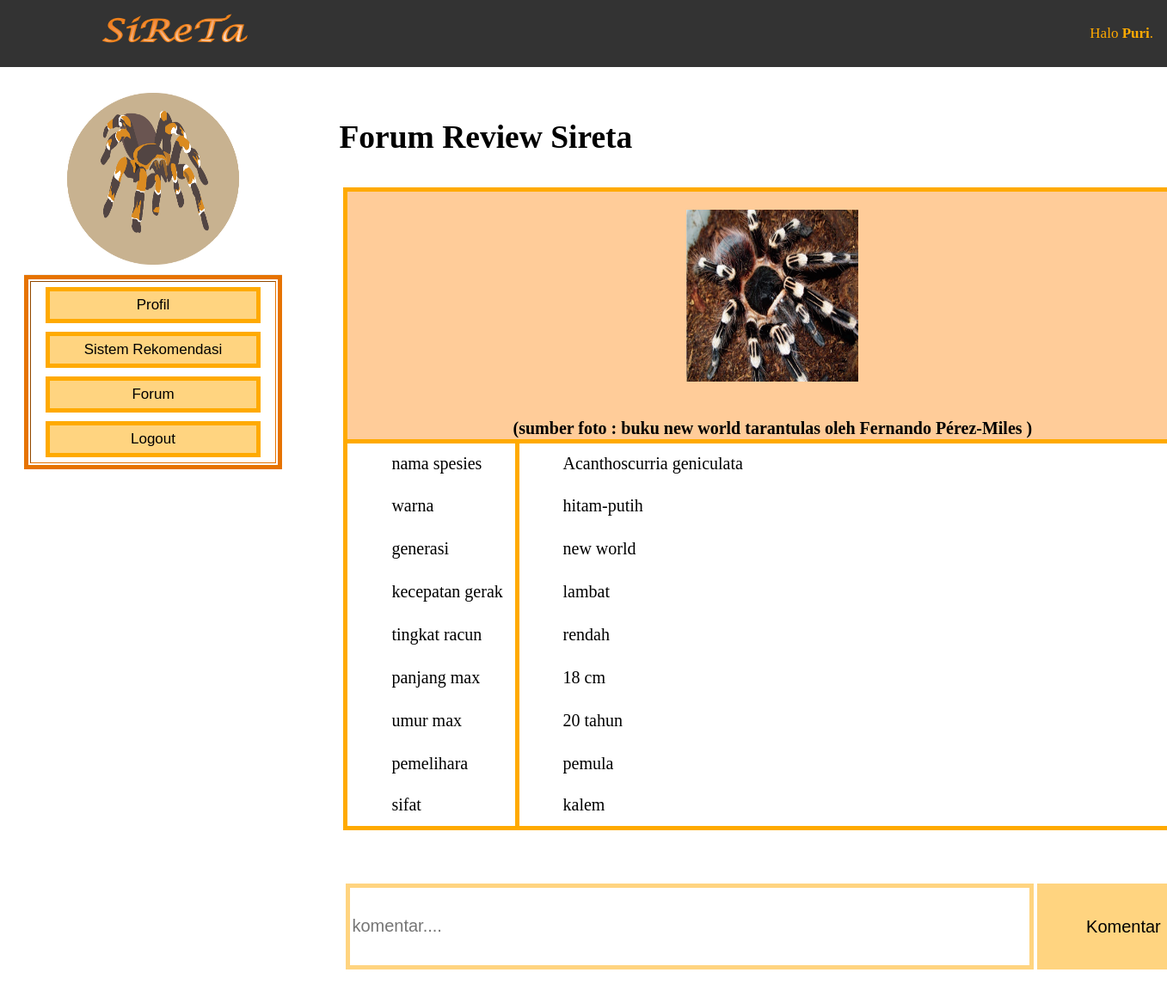
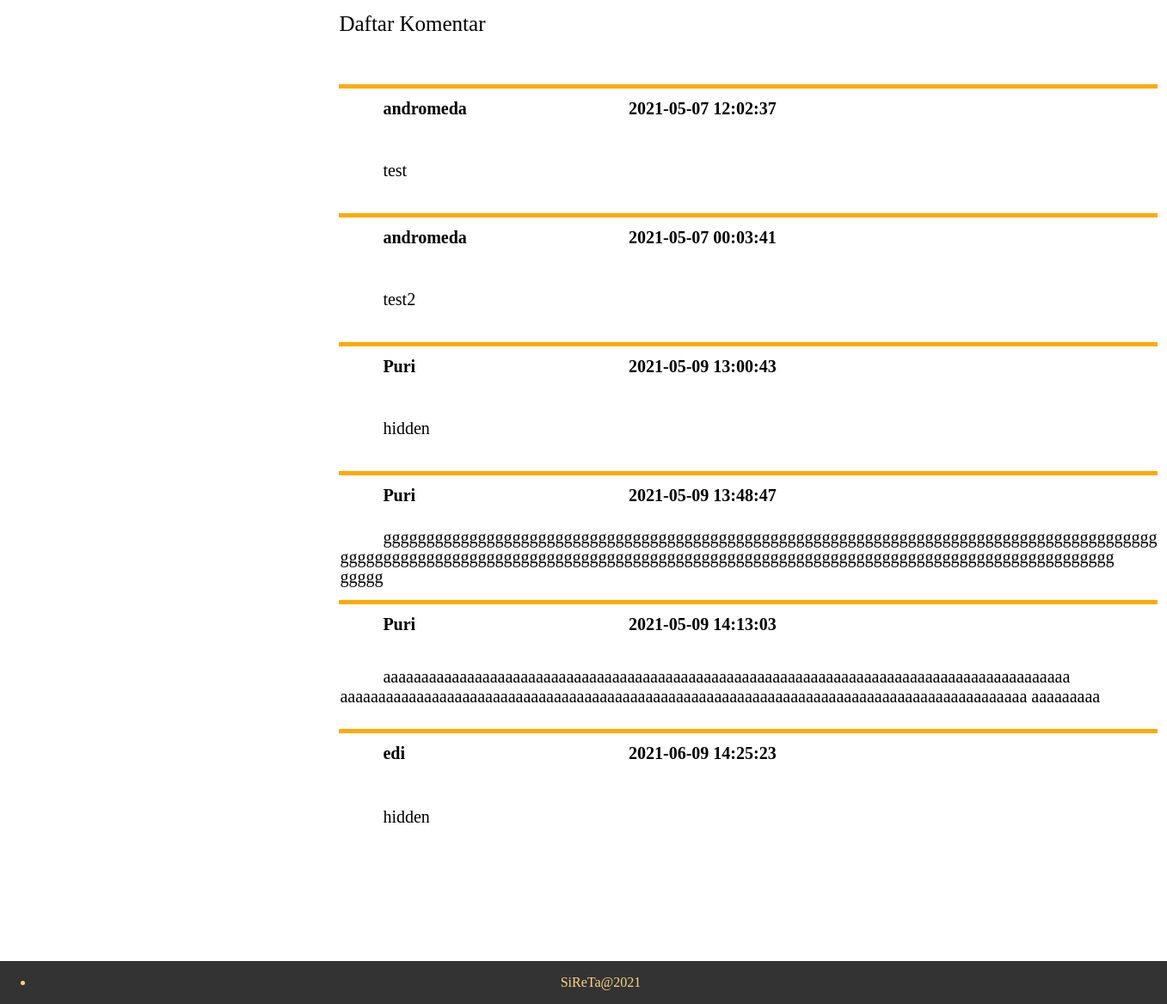
The app's page /user/Detail.php?id_tartul=1 (signed in) with its own data (2 pictures, top to bottom).
### tables this page shows
CREATE TABLE `user` (
  `id_user` int(10) NOT NULL,
  `nama` varchar(50) NOT NULL,
  `username` varchar(20) NOT NULL,
  `password` varchar(10) NOT NULL,
  `level` enum('Admin','User') NOT NULL,
  `kota` varchar(20) NOT NULL,
  `jenis_pemelihara` varchar(20) NOT NULL
);

CREATE TABLE `tarantula` (
  `id_tartul` int(10) NOT NULL,
  `nama_spesies` varchar(100) NOT NULL,
  `foto` varchar(100) NOT NULL,
  `src_foto` varchar(100) NOT NULL,
  `warna` varchar(50) NOT NULL,
  `generasi` varchar(15) NOT NULL,
  `kecepatan` varchar(10) NOT NULL,
  `racun` varchar(10) NOT NULL,
  `umur` int(5) NOT NULL,
  `panjang` int(5) NOT NULL,
  `pemelihara` varchar(15) NOT NULL,
  `sifat` varchar(10) NOT NULL
);

CREATE TABLE `komentar` (
  `id_komen` int(100) NOT NULL,
  `id_user` int(10) NOT NULL,
  `nama` varchar(50) NOT NULL,
  `komentar` text NOT NULL,
  `id_tartul` int(10) NOT NULL,
  `tanggal` timestamp NOT NULL DEFAULT CURRENT_TIMESTAMP ON UPDATE CURRENT_TIMESTAMP
);

### user/detail.php (the view, shortened to what this page needs)
<?php include 'header.php'; ?>
	<div class="kanan2">
		<h2 >Forum Review Sireta</h2>
        <?php
            $id_tartul=mysqli_real_escape_string($koneksi,$_GET['id_tartul']);
            $aaa=mysqli_query($koneksi,"select * from tarantula where id_tartul='$id_tartul'")or die(mysqli_error());
            while($a=mysqli_fetch_array($aaa)){
        ?>
        <form  enctype="multipart/form-data" style="padding : 5px;">
            <table class="tableforum">
                <tr>
                    <th colspan="2" class="tartulimg"><img  class="tartul2" src="../image/tartul/<?php echo $a['foto']?>">
                    <br> <a>(sumber foto : <?php echo $a['src_foto'] ?> )<a>
                </tr>
                <tr height="50px">
                    <td class="tartulleft">nama spesies</td>
                    <td class="tartulleft1"><?php echo $a['nama_spesies'] ?></td>
                </tr>
                <tr height="50px">
                    <td class="tartulleft">warna</td>
                    <td  class="tartulleft1"><?php echo $a['warna'] ?></td>
                </tr>
                <tr height="50px">
                    <td class="tartulleft">generasi</td>
                    <td  class="tartulleft1"><?php echo $a['generasi'] ?></td>
                </tr>
                <tr height="50px">
                    <td class="tartulleft">kecepatan gerak</td>
                    <td  class="tartulleft1"><?php echo $a['kecepatan'] ?></td>
                </tr>
                <tr height="50px">
                    <td class="tartulleft">tingkat racun</td>
                    <td  class="tartulleft1"><?php echo $a['racun'] ?></td>
                </tr>
                <tr height="50px">
                    <td class="tartulleft">panjang max</td>
                    <td  class="tartulleft1"><?php echo $a['panjang'] ?> cm</td>
                </tr>
                <tr height="50px">
                    <td class="tartulleft">umur max</td>
                    <td class="tartulleft1"><?php echo $a['umur'] ?> tahun</td>
                </tr>
                <tr height="50px">
                    <td class="tartulleft">pemelihara</td>
                    <td class="tartulleft1"><?php echo $a['pemelihara'] ?></td>
                </tr>
                <tr height="50px">
                    <td class="tartulleft">sifat</td>
                    <td class="tartulleft1"><?php echo $a['sifat'] ?></td>
                </tr>
            </table>
        </form>
        <form method="POST" action="../function/tbh_komentar_user.php" style="padding : 5px;">
            <table class="komentar">
            <tr >
                    <td><input type="hidden"  name="id_tartul" value="<?php echo $a['id_tartul'] ?>" readonly>
                        <?php
                        }
                        $user=mysqli_query($koneksi,"select * from user where username ='$username' ");
                        while($u=mysqli_fetch_array($user)){
                        ?>
                    </td>
                    <?php
                    }
                    ?>
                </tr>
            <tr >
                    <td class="komen1"><input type="textarea" placeholder="komentar...." name="komentar" required></td>
                    <td class="komen"><input type="submit" value="Komentar" ></td>
                </tr>
            </table>
        </form>
        <table class="tablekomen" >
        <a>Daftar Komentar</a> <br><br><br>
            <?php
                $komentar=mysqli_query($koneksi,"select * from komentar where id_tartul ='$id_tartul' ");
            while($k=mysqli_fetch_array($komentar)){
                $komen = $k['komentar'];
                $wrap_komen = wordwrap($komen, 90, "\n", TRUE);
            ?>
                <tr  class="komen1">
                    <th width="30%"><?php echo $k['nama'] ?></th>
                    <th width="70%"><?php echo $k['tanggal'] ?></th>
                </tr>
                <tr class="komen2" width="100%" >
                    <td colspan="2"><?php echo $wrap_komen ?></td>
                </tr>
            <?php } ?>
        </table>
    <br><br><br><br><br><br>
    </div>
<?php include 'footer.php';?>

### user/header.php (shortened to what this page needs)
<html>
<head>
	<link rel="stylesheet" type="text/css" href="../css/tartul.css">
</head>
<body>
	<?php
		include '../function/koneksi.php';
		$username = $_SESSION['username'];
	?>
	<?php
        $user=mysqli_query($koneksi,"select * from user where username ='$username' ");
    	while($u=mysqli_fetch_array($user)){
    ?>
        <div class="topnav">
		  <a><img class="tulisan" src="../image/based/sireta.png"></a>
		  <div class="login-container">
                <a>Halo <b><?php echo $u['nama']; ?></b>.</a>
		  </div>
		</div>
	<?php } ?>
		<div class="container" style="margin:8% auto;">
				<div class="kiri2">
                   <div >
				   <table border="5" width="300px" height="200px" style="text-align :center; border: none;border-collapse: collapse;">
				   <tr><td class="logokiri">
					   <img class="logo" src="../image/based/logo.png" onclick= "location.href='user.php'">
				   </td></tr>
					</table>
                   <table border="5" width="300px" height="200px" style="text-align :center; border: 5px solid #e67300;">
				   <tr><td>
				   		<button onclick= "location.href='Profil_user.php'">Profil</button>
						<button onclick= "location.href='Sr.php'">Sistem Rekomendasi</button>
						<button onclick= "location.href='forum.php'">Forum</button>
						<button onclick= "location.href='../function/logout.php'">Logout</button>
					</td></tr>
					</table>
					</div>
				</div>

### css/tartul.css (style rules this page uses)
img.tulisan { padding-left: 100px; width: 200px; height: 50px; }
img.tartul2 { width: 200px; height: 200px; margin-left: AUTO; margin-right: auto; display:block; margin-top: 20px; margin-bottom: 20px; }
img.logo { width: 200px; height: 200px; margin-left: AUTO; margin-right: auto; display:block; padding-bottom: 10px; cursor: pointer; }
.topnav { background-color: #333; overflow: hidden; position: fixed; left: 0; top: 0; width: 100%; }
.topnav a { float: left; text-align: center; padding: 14px 16px; text-decoration: none; font-size: 17px; color : #ffaa00; }
.topnav .login-container { padding-top: 15px; float: right; }
.container .kanan2 { text-align : left; font-size : 25px; float: right; height: 100%; width: 60%; padding-Right : 150px; }
.container .kiri2 { text-align : center; float: left; height: 100%; width: 25%; padding-left : 20px; }
.container input[type=submit] { padding: 6px; margin-top: 8px; font-size: 17px; border: 2px solid #ffd480; width: 200px; background: #ffd480; cursor: pointer; }
.container .kiri2 button { padding: 6px; margin-top: 5px; margin-bottom: 5px; font-size: 17px; border: 5px solid #ffaa00; width: 250px; background: #ffd480; cursor: pointer; }
.tableforum { border-top: 5px solid #ffaa00; border-left: 5px solid #ffaa00; border-bottom : 5px solid #ffaa00; border-collapse: collapse; width: 1000px; height:150px; font-size: 20px; }
.tartulleft { width: 20%; text-indent: 50px; border-right: 5px solid #ffaa00; }
.tartulleft1 { width: 80%; text-indent: 50px; border-right: 5px solid #ffaa00; }
.tartulimg { width: 80%; text-indent: 50px; border-right: 5px solid #ffaa00; border-bottom: 5px solid #ffaa00; background-color : #ffcc99; }
.logokiri { border-right: none; border-left: none; border-top: none }
.komentar { width: 1000px; height:150px; font-size: 20px; }
.komen { width: 20%; }
.komen1 { width: 80%; }
.komentar input[type=textarea] { font-size: 20px; border: 5px solid #ffd480; width: 800px; height: 100px; }
.komentar input[type=submit] { margin-top: 1px; font-size: 20px; border: 5px solid #ffd480; width: 200px; height: 100px; background: #ffd480; cursor: pointer; }
.tablekomen { border-top: 5px solid #ffaa00; width: 1000px; height:150px; font-size: 20px; padding : 15px; border-collapse: collapse; max-width: 100%; }
.tablekomen .komen1 { height: 50px; text-align: left; border-top: 5px solid #ffaa00; border-collapse: collapse; text-indent: 50px; }
.tablekomen .komen2 { text-align: left; height: 100px; text-indent: 50px; }

### records on screen
user: nama "Puri"
tarantula: foto (picture), src_foto "buku new world tarantulas oleh Fernando Pérez-Miles", nama_spesies "Acanthoscurria geniculata", warna "hitam-putih", generasi "new world", kecepatan "lambat", racun "rendah", panjang "18", umur "20", pemelihara "pemula", sifat "kalem"
komentar: nama "andromeda", tanggal "2021-05-07 12:02:37", komentar "test"
komentar: nama "andromeda", tanggal "2021-05-07 00:03:41", komentar "test2"
komentar: nama "Puri", tanggal "2021-05-09 13:00:43", komentar "hidden"
komentar: nama "Puri", tanggal "2021-05-09 13:48:47", komentar "gggggggggggggggggggggggggggggggggggggggggggggggggggggggggggggggggggggggggggggggggggggggggg gggggggggggggggggggggggggggggggggggggggggggggggggggggggggggggggggggggggggggggggggggggggggg ggggg"
komentar: nama "Puri", tanggal "2021-05-09 14:13:03", komentar "aaaaaaaaaaaaaaaaaaaaaaaaaaaaaaaaaaaaaaaaaaaaaaaaaaaaaaaaaaaaaaaaaaaaaaaaaaaaaaaaaaaaaaaaaa aaaaaaaaaaaaaaaaaaaaaaaaaaaaaaaaaaaaaaaaaaaaaaaaaaaaaaaaaaaaaaaaaaaaaaaaaaaaaaaaaaaaaaaaaa aaaaaaaaa"
komentar: nama "edi", tanggal "2021-06-09 14:25:23", komentar "hidden"
